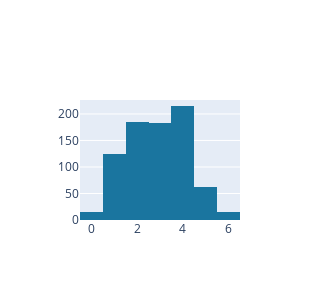

Notebook cell for this chart:
### Code cell
# Events histogram
events_hist =  go.Histogram(x=fig_df["Events"], name="Events", marker=dict(color=events_colors))

# Visualize
data = [events_hist]
fig = go.Figure(data = data)
fig.update_layout(width=300, height=300)
display(fig)

### Figure 1 — Plotly figure (JSON) as saved in the notebook; plotly's stock layout.template omitted (floating-point values rounded to 4 significant figures; data arrays with more than 128 entries replaced by an {"elided": "..."} marker saying what was removed)
{"data": [{"marker": {"color": "#1a759f"}, "name": "Events", "type": "histogram", "x": {"elided": "800 int values"}}], "layout": {"height": 300, "width": 300}}
